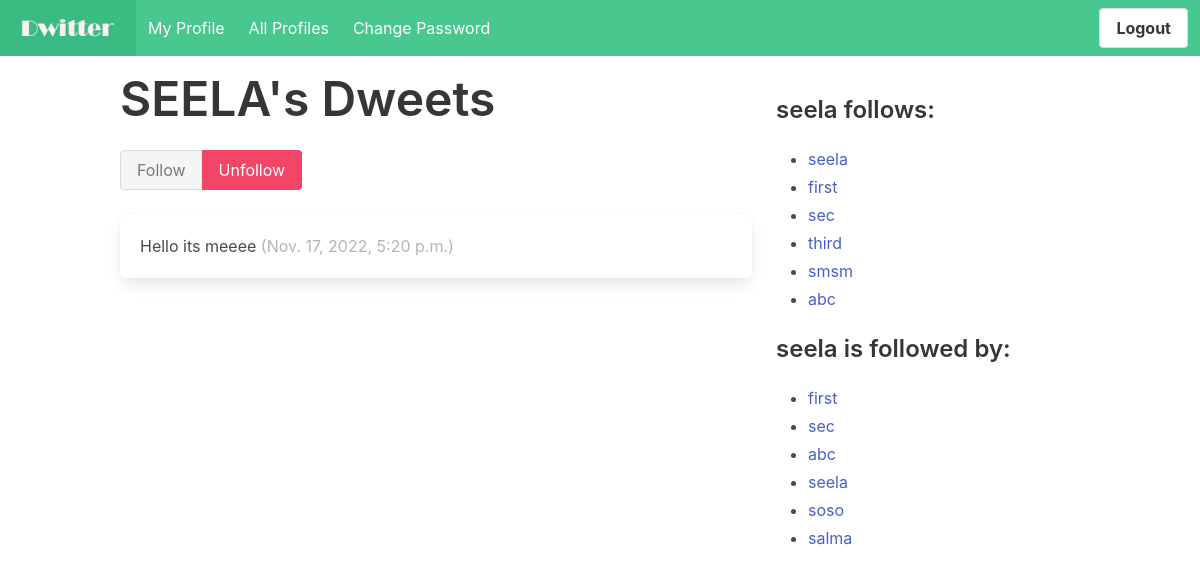
Before: /dwitter/profile/2 (signed in) with the older database file.
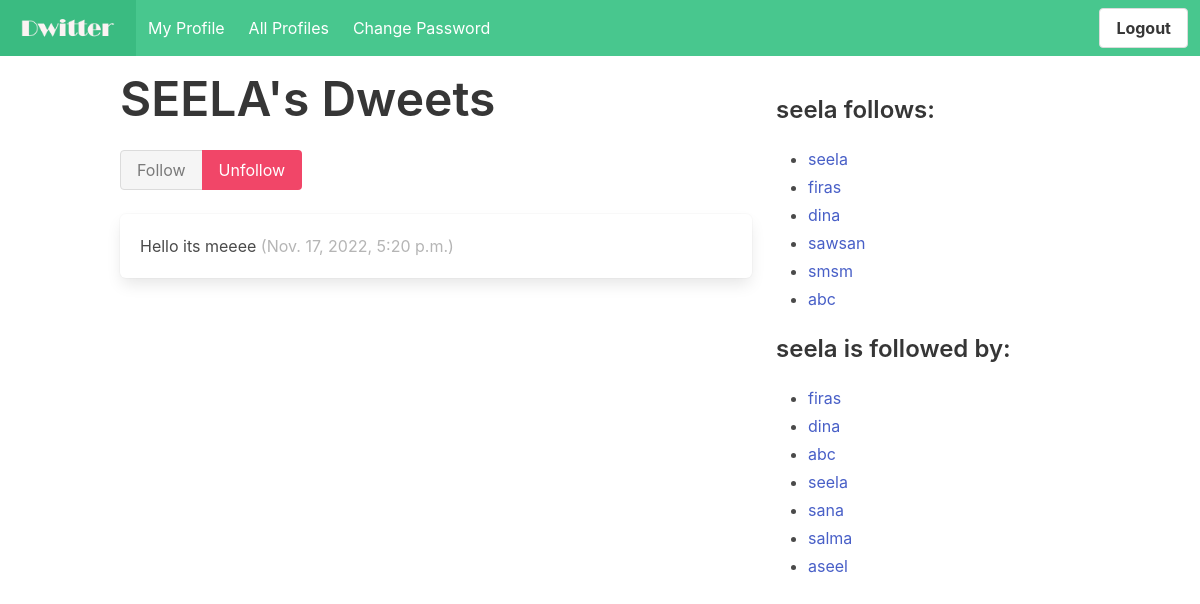
After: the same page with the newer database file.
### dwitter/models.py (models this page shows, shortened)
class Profile(models.Model):
    user = models.OneToOneField(User, on_delete=models.CASCADE)
    follows = models.ManyToManyField(
        "self",
        related_name="followed_by",
        symmetrical=False,
        blank=True
        )
    def __str__(self):
        return self.user.username

class Dweet(models.Model):
    user = models.ForeignKey(
    User, related_name="dweets", on_delete=models.DO_NOTHING
    )
    body = models.CharField(max_length=140)
    created_at = models.DateTimeField(auto_now_add=True)

### dwitter/views.py (the view, shortened to what this page needs)
# urls.py: path("profile/<int:pk>", profile, name="profile"),
@login_required
def profile(request, pk):
    if not hasattr(request.user, 'profile'):
        missing_profile = Profile(user=request.user)
        missing_profile.save()
    profile = Profile.objects.get(pk=pk)
    return render(request, "dwitter/profile.html", {"profile": profile})

### dwitter/templates/dwitter/profile.html (shortened to what this page needs)
{% extends 'base.html' %}
{% block content %}
<div class="column">
<div class="block">
<h1 class="title is-1">
{{profile.user.username|upper}}'s Dweets
</h1>
</div>
<form method="post">
    <div class="buttons has-addons">
    {% if profile in user.profile.follows.all %}
    <button class="button is-success is-static">Follow</button>
    <button class="button is-danger" name="follow" value="unfollow">
    Unfollow
    </button>
    {% else %}
    <button class="button is-success" name="follow" value="follow">
    Follow
    </button>
    <button class="button is-danger is-static">Unfollow</button>
    {% endif %}
    </div>
    <div class="content">
        {% for dweet in profile.user.dweets.all %}
        <div class="box">
        {{ dweet.body }}
        <span class="is-small has-text-grey-light">
        ({{ dweet.created_at }})
        </span>
        </div>
        {% endfor %}
        </div>
    </form>
</div>
<div class="column is-one-third">
<div class="block">
<h3 class="title is-4">
{{profile.user.username}} follows:
</h3>
<div class="content">
<ul>
{% for following in profile.follows.all %}
<li>
<a href="{% url 'dwitter:profile' following.id %}">
{{ following }}
</a>
</li>
{% endfor %}
</ul>
</div>
</div>
<div class="block">
    <h3 class="title is-4">
    {{profile.user.username}} is followed by:
    </h3>
    <div class="content">
    <ul>
    {% for follower in profile.followed_by.all %}
    <li>
    <a href="{% url 'dwitter:profile' follower.id %}">
    {{ follower }}
    </a>
    </li>
    {% endfor %}
    </ul>
    </div>
    </div>
    </div>
    {% endblock content %}

### templates/base.html (shortened to what this page needs)
{% load static %}
<!DOCTYPE html>
<html lang="en">
  <head>
    <link rel="stylesheet" href="https://cdn.jsdelivr.net/npm/bulma@0.9.3/css/bulma.min.css" />
  </head>
  <body >
    <section class="hero is-small is-success mb-4">
    <nav class="navbar is-success " role="navigation" aria-label="main navigation" >
      <div class="navbar-brand">
        <a class="navbar-item" href="{% url 'dwitter:dashboard' %}">
          <img src="{% static "img/dwitter.png" %}" width="112" height="28">
        </a>
      </div>
      <div id="navbarBasicExample" class="navbar-menu">
        <div class="navbar-start">
           {% if request.user.is_authenticated %}
          <a class="navbar-item"  href="{% url 'dwitter:profile' request.user.profile.id %}">
            My Profile
          </a>
          <a class="navbar-item"  href="{% url 'dwitter:profile_list' %}">
            All Profiles
          </a>
          <a class="navbar-item" href="{% url 'password_change' %}">
            Change Password
          </a>
        </div>
        <div class="navbar-end">
          <div class="navbar-item">
            <div class="buttons">
              <div class="is-pulled-right ">
                 <a class="button is-family-secondary" href="{% url 'logout' %}">
                   <strong>Logout</strong>
                   </a>
               </div>
              {% endif %}
            </div>
          </div>
        </div>
      </div>
    </nav>
  </section>
    <div class="container">
      <div class="columns">
        {% block content %}
        {% endblock %}
      </div>
    </div>
  </body>
</html>

Changed rows visible on the page:
changed through a linked row, Profile: user.username "first" → "firas"
changed through a linked row, Profile: user.username "sec" → "dina"
changed through a linked row, Profile: user.username "third" → "sawsan"
changed through a linked row, Profile: user.username "soso" → "sana"
added Profile: user.username "aseel", shown under "seela is followed by:"
